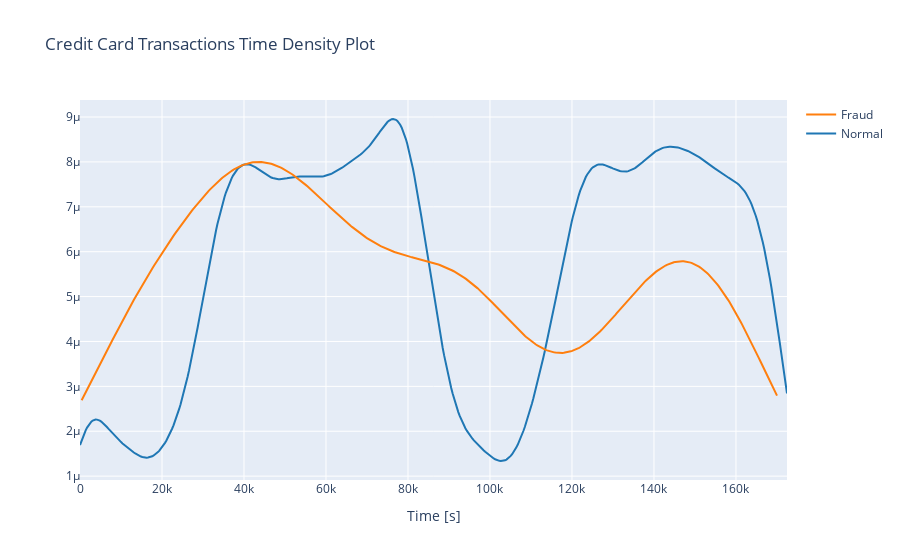

Notebook code cell kept with this figure:
### Markdown cell above
> ### Dealing with an unbalanced dataset, especially in the context of credit fraud detection, requires careful consideration of different techniques to ensure that your model can effectively learn to identify the minority class (fraudulent transactions).

### Code cell
class_0 = Data.loc[Data["Class"] == 0]["Time"]
class_1 = Data.loc[Data["Class"] == 1]["Time"]

hist_data = [class_0, class_1]
group_labels = ["Normal", "Fraud"]

fig = ff.create_distplot(hist_data, group_labels, show_hist = False, show_rug = False)
fig["layout"].update(title = "Credit Card Transactions Time Density Plot", xaxis = dict(title = "Time [s]"))
iplot(fig, filename = "dist_only")

### Figure 1 — Plotly figure (JSON) as saved in the notebook; plotly's stock layout.template omitted (floating-point values rounded to 4 significant figures; data arrays with more than 128 entries replaced by an {"elided": "..."} marker saying what was removed)
{"data": [{"legendgroup": "Normal", "marker": {"color": "rgb(31, 119, 180)"}, "mode": "lines", "name": "Normal", "showlegend": true, "type": "scatter", "x": {"elided": "500 float values"}, "xaxis": "x", "y": {"elided": "500 float values"}, "yaxis": "y"}, {"legendgroup": "Fraud", "marker": {"color": "rgb(255, 127, 14)"}, "mode": "lines", "name": "Fraud", "showlegend": true, "type": "scatter", "x": {"elided": "500 float values"}, "xaxis": "x", "y": {"elided": "500 float values"}, "yaxis": "y"}], "layout": {"barmode": "overlay", "hovermode": "closest", "legend": {"traceorder": "reversed"}, "title": {"text": "Credit Card Transactions Time Density Plot"}, "xaxis": {"anchor": "y2", "domain": [0, 1], "title": {"text": "Time [s]"}, "zeroline": false}, "yaxis": {"anchor": "free", "domain": [0, 1], "position": 0}}}
